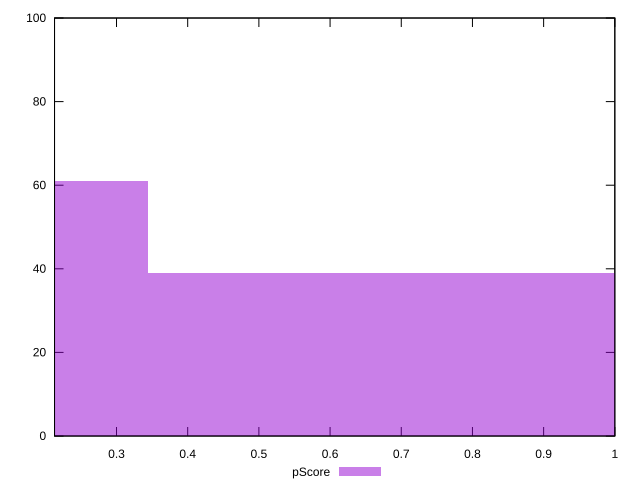

Write the gnuplot code that produced this figure.
reset

$pScore <<EOF
0 61
0.6891714222579276 39
EOF

set key outside below
set boxwidth 0.6891714222579276
set xrange [0.21294117647058824:1]
set yrange [0:100]
set trange [0:100]
set style fill transparent solid 0.5 noborder
set terminal svg size 640, 490 enhanced background rgb 'white'
set output "reports/report_00027_2021-02-24T12-40-31.850Z/unused-javascript/samples/agenda/pScore/histogram.svg"

plot $pScore title "pScore" with boxes

reset
